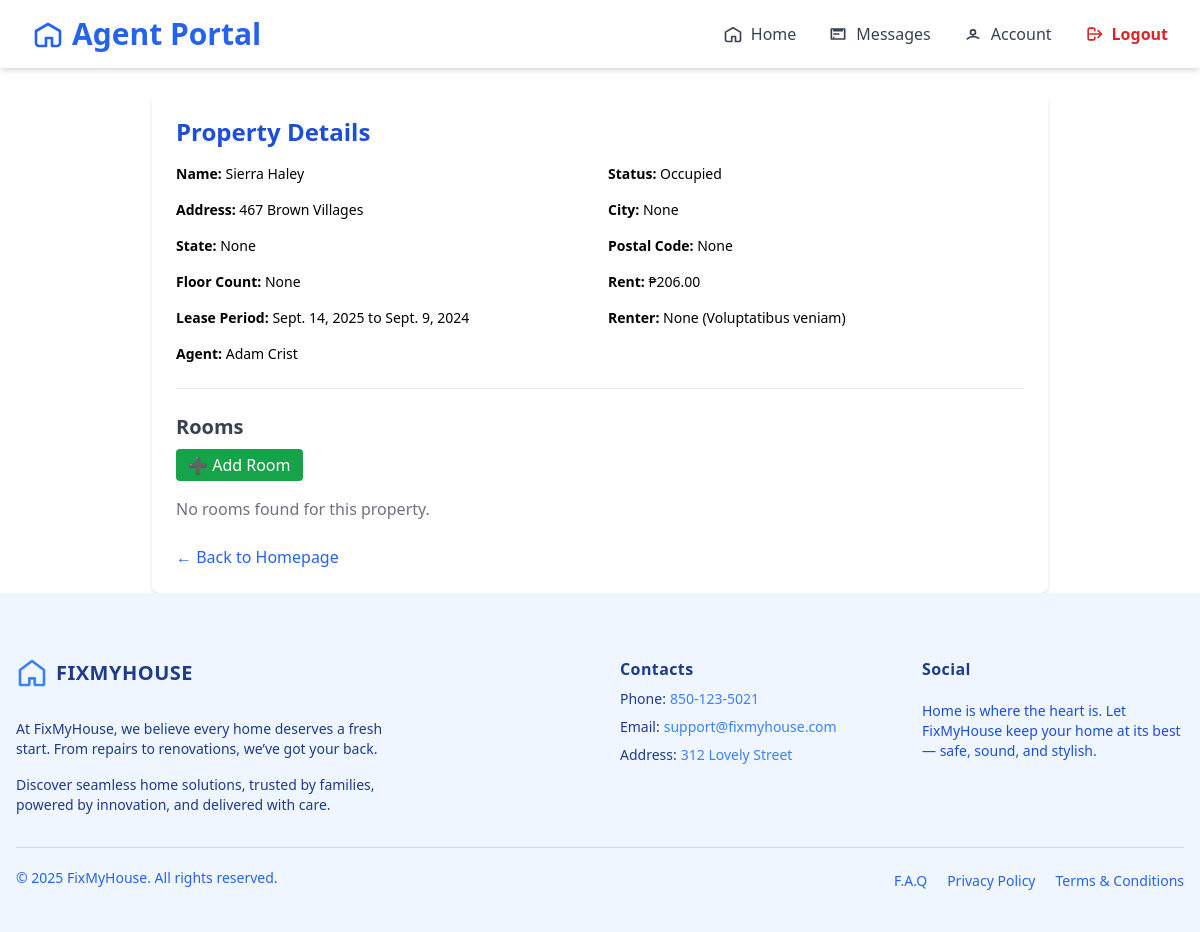
Before: /agent/property/6/view/ (signed in) with the older database file.
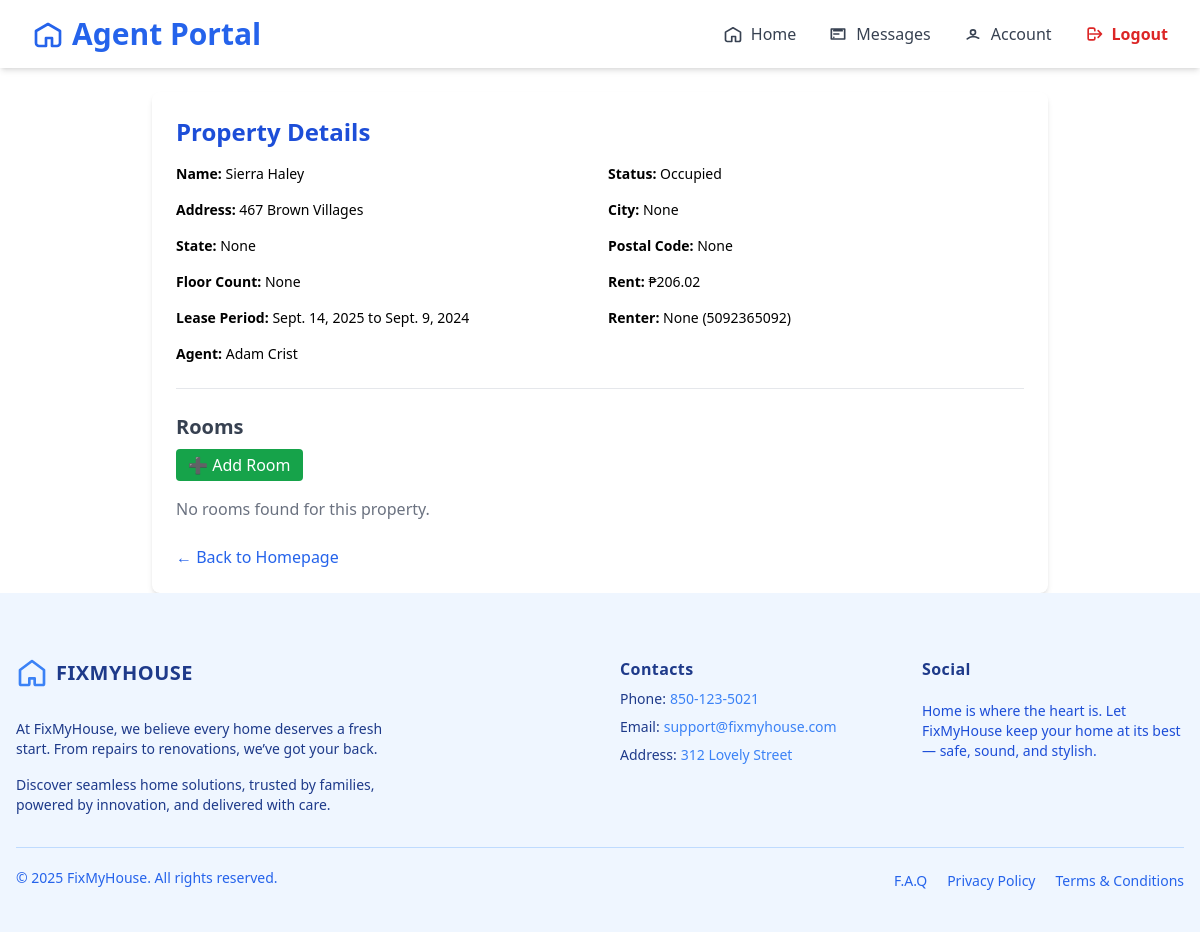
After: the same page with the newer database file.
### agent/models/propertyAgent.py (models this page shows, shortened)
class Property(models.Model):
    renter = models.ForeignKey(Renter, on_delete=models.SET_NULL, related_name='rent_property', null=True, blank=True)
    agent = models.ForeignKey(AgentRegister, on_delete=models.CASCADE, null=False, related_name='own_properties')
    name = models.CharField(max_length=100, blank=True, null=True)
    floor_count = models.PositiveIntegerField(blank=True, null=True)
    state = models.CharField(max_length=100, blank=True, null=True)
    city = models.CharField(max_length=100, blank=True, null=True)
    address = models.TextField(blank=True, null=True)
    renter_name = models.CharField(max_length=100, blank=True, null=True)
    renter_contact = models.CharField(max_length=20, blank=True, null=True)
    rent = models.DecimalField(max_digits=10, decimal_places=2, blank=True, null=True)
    postal_code = models.CharField(max_length=20, blank=True, null=True)
    created_at = models.DateTimeField(auto_now_add=True, blank=True, null=True)
    updated_at = models.DateTimeField(auto_now=True, blank=True, null=True)
    property_photo = models.ImageField(upload_to='property_photos/', blank=True, null=True)
    condition_report = models.ImageField(upload_to='condition_reports/', blank=True, null=True)
    lease_start = models.DateField()
    lease_end = models.DateField()
    STATUS_CHOICES = [
        ('occupied', 'Occupied'),
        ('vacant', 'Vacant'),
    ]
    status = models.CharField(max_length=10, choices=STATUS_CHOICES, default='vacant')

### agent/models/registerAgent.py (models this page shows, shortened)
class AgentRegister(models.Model):
    user = models.OneToOneField(User, on_delete=models.CASCADE, null=True, blank=True)
    SERVICE_CHOICES = [
        ('air_conditioning', 'Air Conditioning'),
        ('cleaning', 'Cleaning'),
        ('electrical', 'Electrical'),
        ('gardening', 'Gardening'),
        ('general_merchandise', 'General Merchandise'),
        ('glazing', 'Glazing'),
        ('pest_control', 'Pest Control'),
        ('plumbing-gas', 'Plumbing / Gas'),
        ('tree_cutting', 'Tree Cutting'),
        ('steel_works', 'Steel Works'),
    ]
    name = models.CharField(max_length=255)
    email = models.EmailField()
    phone = models.CharField(max_length=50)
    contact_person = models.CharField(max_length=50)
    agency_id = models.CharField(max_length=50)
    website = models.CharField(max_length=50)
    notes = models.CharField(max_length=255, null=True, blank=True)
    password = models.CharField(max_length=255, null=True)
    company_name = models.CharField(max_length=255, blank=True, null=True)
    company_address = models.CharField(max_length=255, blank=True, null=True)
    company_email = models.EmailField(blank=True, null=True)
    company_landline = models.CharField(max_length=50, blank=True, null=True)
    contractor_license = models.CharField(max_length=100, blank=True)
    service = models.CharField(max_length=100, choices=SERVICE_CHOICES, blank=True, null=True)
    state = models.CharField(max_length=100, blank=True)
    municipality = models.CharField(max_length=100, blank=True)
    city = models.CharField(max_length=100, blank=True)
    address_line_1 = models.CharField(max_length=255, blank=True, null=True)
    address_line_2 = models.CharField(max_length=255, blank=True, null=True)
    postal_code = models.CharField(max_length=20, blank=True)

### agent/views.py (the view, shortened to what this page needs)
# urls.py: path('property/<int:pk>/view/', views.PropertyDetailView.as_view(), name='property_view'),
@method_decorator(login_required, name='dispatch')
class PropertyDetailView(DetailView):
    model = Property
    template_name = 'components/home/property_detail.html'
    context_object_name = 'property'
    def get_context_data(self, **kwargs):
        context = super().get_context_data(**kwargs)
        context['room_form'] = AgentCreateRoomForm()
        return context

### renter/models/renter.py (called while the page is built)
    def __str__(self):
        return self.name

### agent/templates/components/home/property_detail.html (shortened to what this page needs)
{% extends "baseAgent.html" %}
{% load widget_tweaks %}
{% block content %}
{% include 'components/home/navigatorBaseAgent.html' %}
<div x-data="{ open: false }" class="max-w-4xl mx-auto p-6 mt-6 bg-white shadow-md rounded-lg">
  <h2 class="text-2xl font-bold mb-4 text-blue-700">Property Details</h2>
  <div class="grid grid-cols-2 gap-4 text-sm">
    <div><strong>Name:</strong> {{ property.name }}</div>
    <div><strong>Status:</strong> {{ property.get_status_display }}</div>
    <div><strong>Address:</strong> {{ property.address }}</div>
    <div><strong>City:</strong> {{ property.city }}</div>
    <div><strong>State:</strong> {{ property.state }}</div>
    <div><strong>Postal Code:</strong> {{ property.postal_code }}</div>
    <div><strong>Floor Count:</strong> {{ property.floor_count }}</div>
    <div><strong>Rent:</strong> ₱{{ property.rent }}</div>
    <div><strong>Lease Period:</strong> {{ property.lease_start }} to {{ property.lease_end }}</div>
    <div><strong>Renter:</strong> {{ property.renter_name }} ({{ property.renter_contact }})</div>
    <div><strong>Agent:</strong> {{ property.agent.user.username }}</div>
  </div>
  <hr class="my-6">
  <h3 class="text-xl font-semibold text-gray-700 mb-2">Rooms</h3>
  <button @click="open = true" class="mb-4 bg-green-600 text-white px-3 py-1 rounded hover:bg-green-700">
    ➕ Add Room
  </button>
  {% if property.property_rooms.all %}
    <table class="w-full text-sm border border-gray-300 rounded-md">
      <thead class="bg-gray-100">
        <tr>
          <th class="px-4 py-2 border">Room Name</th>
          <th class="px-4 py-2 border">Description</th>
          <th class="px-4 py-2 border">Renter</th>
        </tr>
      </thead>
      <tbody>
        {% for room in property.property_rooms.all %}
        <tr>
          <td class="px-4 py-2 border">{{ room.room_name }}</td>
          <td class="px-4 py-2 border">{{ room.description }}</td>
          <td class="px-4 py-2 border">
            {% if room.renter %}
              {{ room.renter.name }}
            {% else %}
              <span class="text-gray-400">Vacant</span>
            {% endif %}
          </td>
        </tr>
        {% endfor %}
      </tbody>
    </table>
  {% else %}
    <p class="text-gray-500">No rooms found for this property.</p>
  {% endif %}
  <div class="mt-6">
    <a href="javascript:history.back()" class="text-blue-600 hover:underline">← Back to Homepage</a>
  </div>
</div>
{% include 'components/footerAgent.html' %}
{% endblock %}

Changed rows visible on the page:
changed Property "Sierra Haley": rent "206.00" → "206.02"; renter_contact "Voluptatibus veniam" → "5092365092"
